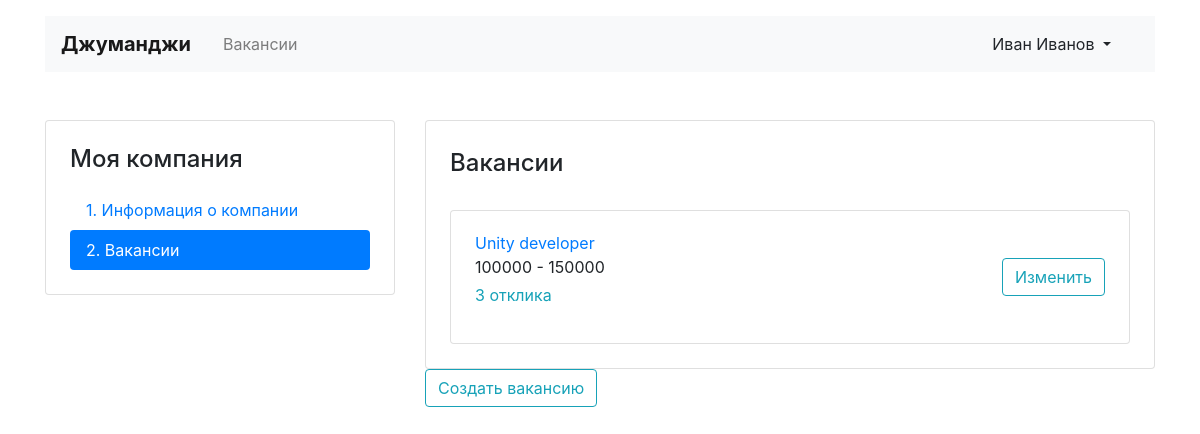
Page /mycompany/vacancies/ (signed in) on the committed database.
### work/models.py (models this page shows, shortened)
class Vacancy(models.Model):
    title = models.CharField(max_length=50)
    speciality = models.ForeignKey(Specialty, on_delete=models.CASCADE, related_name='vacancies')
    company = models.ForeignKey(Company, on_delete=models.CASCADE, related_name='vacancies')
    skills = models.CharField(max_length=255)
    description = models.TextField()
    salary_min = models.IntegerField()
    salary_max = models.IntegerField()
    posted = models.DateField()

### work/views.py (the view)
# urls.py: path('mycompany/vacancies/', view.mycomp_vacancy_list, name='comp_vac'),
@login_required
def mycomp_vacancy_list(request):
    vac_of_comp = mdl.Vacancy.objects.filter(company__owner__id=request.user.id)
    return render(request, "work/vacancy-list.html", context={
        'vacancies': vac_of_comp
    })

### work/templates/work/vacancy-list.html
{% extends "work/base.html" %}
{% block content %}
<main class="container mt-3 pb-5">
    <div class="row mt-5">
      <div class="col-12 col-lg-4">
        <aside class="pt-3 pb-4 px-4 mb-5 card">
          <h1 class="h4 pt-2 pb-2">Моя компания</h1>
          <div class="nav flex-column nav-pills" id="v-pills-tab" role="tablist" aria-orientation="vertical">
            <a class="nav-link" href="{% url 'comp_edit' %}">1. Информация о&nbsp;компании</a>
            <a class="nav-link active" href="{% url 'comp_vac' %}">2. Вакансии</a>
          </div>
        </aside>
      </div>
      <div class="col-12 col-lg-8">
        <div class="card">
          <div class="card-body px-4 pb-4">
            <section class="tab-pane fade show active">
              <h2 class="h4 pt-2 pb-3">Вакансии</h2>
              {% for vac in vacancies %}
              <div class="card mt-3">
                <div class="card-body px-4">
                  <div class="row align-items-center">
                    <div class="col-6 col-lg-8">
                      <a href="{% url 'comp_vac_ed' vac.id %}" class="mb-1">{{ vac.title }}</a>
                      <p class="mb-1">
                        <span class="mr-4">{{ vac.salary_min }} - {{ vac.salary_max }}</span><p class="text-info">3 отклика</p>
                      </p>
                    </div>
                    <div class="col-6 col-lg-4 text-right">
                      <a href="{% url 'comp_vac_ed' vac.id %}" class="btn btn-outline-info">Изменить</a>
                    </div>
                  </div>
                </div>
              </div>
              {% endfor %}
            </section>
          </div>
        </div>
        <a href="{% url 'comp_vac_cr' %}" class="btn btn-outline-info">Создать вакансию</a>
      </div>
    </div>
  </main>
{% endblock content %}

### work/templates/work/base.html (shortened to what this page needs)
<!DOCTYPE html>
<html lang="ru">
<head>
  <link rel="stylesheet" href="https://stackpath.bootstrapcdn.com/bootstrap/4.3.1/css/bootstrap.min.css">
</head>
<body>
  <header class="container mt-3">
    <nav class="navbar navbar-expand-lg navbar-light bg-light">
      <a class="navbar-brand mr-4 font-weight-bold" href="{% url 'main' %}">Джуманджи</a>
      <div class="collapse navbar-collapse justify-content-between" id="navbarNav">
        <ul class="navbar-nav col-10">
          <li class="nav-item">
            <a class="nav-link" href="{% url 'vacancies' %}">Вакансии</a>
          </li>
        </ul>
        <ul class="navbar-nav col-2 justify-content-end">
          <li class="nav-item active">
            {% if request.user.is_authenticated %}
            <div class="dropdown">
              <button class="btn btn-light dropdown-toggle" type="button" id="dropdownMenuButton"
                      data-toggle="dropdown" aria-expanded="false">
                {{ user.first_name }} {{ user.last_name }}
              </button>
            </div>
            {% else %}
            <a href="{% url 'login' %}" class="nav-link font-weight-bold">Вход</a>
            {% endif %}
          </li>
        </ul>
      </div>
    </nav>
  </header>
{% block content %}
{% endblock content %}
</body>
</html>

### rows in the picture
Vacancy: title "Unity developer", salary_min "100000", salary_max "150000"

### other values in the picture
{{ user.first_name }} "Иван"
{{ user.last_name }} "Иванов"
